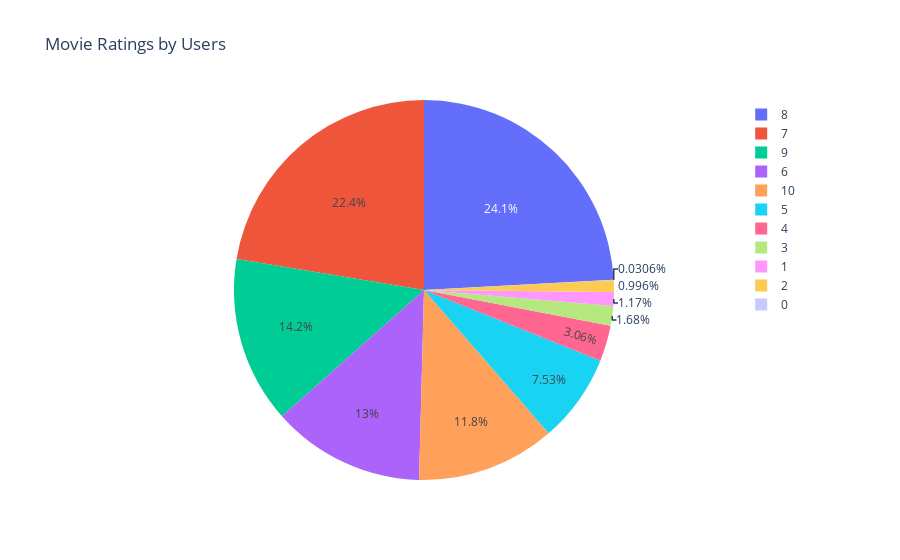

Notebook source saved alongside this figure:
### Code cell
figure = pex.pie(df2,values='volume',names='Ratings',title='Movie Ratings by Users')
figure.show()

### Figure 1 — Plotly figure (JSON) as saved in the notebook; plotly's stock layout.template omitted (floating-point values rounded to 4 significant figures)
{"data": [{"domain": {"x": [0, 1], "y": [0, 1]}, "hovertemplate": "Ratings=%{label}<br>volume=%{value}<extra></extra>", "labels": [8, 7, 9, 6, 10, 5, 4, 3, 1, 2, 0], "legendgroup": "", "name": "", "showlegend": true, "type": "pie", "values": [219311, 203476, 128749, 118323, 107284, 68458, 27779, 15258, 10663, 9053, 278]}], "layout": {"legend": {"tracegroupgap": 0}, "title": {"text": "Movie Ratings by Users"}}}
